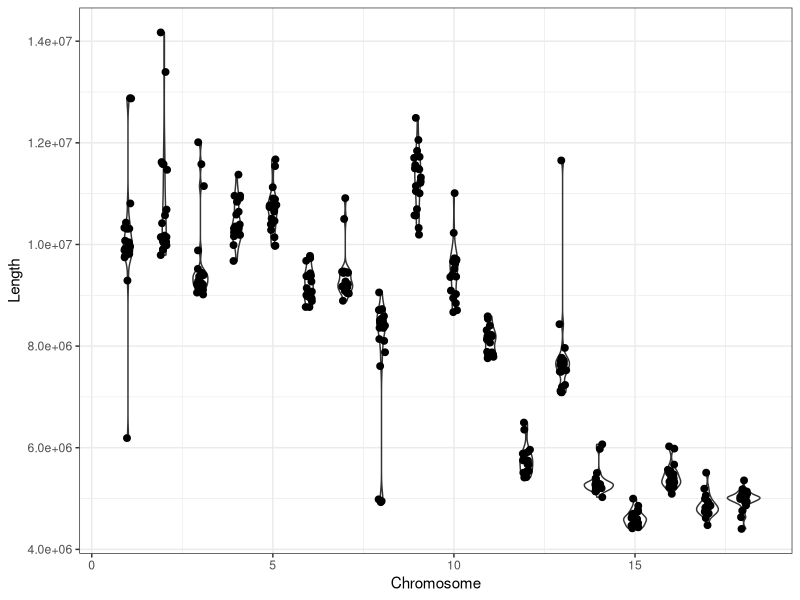

Reproduce this figure in R.
library(ggplot2)
data<-read.table("chr_lengths_plot.txt", header=T)
ggplot(data, aes(group=Chromosome,x=Chromosome, y=Length)) + geom_violin() + geom_jitter(height=0, width=0.1, size=2) + theme_bw()
